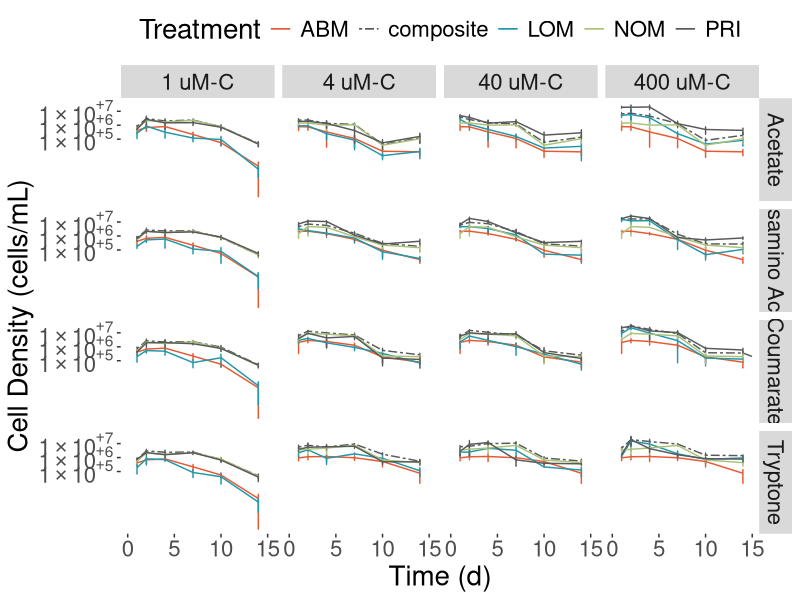
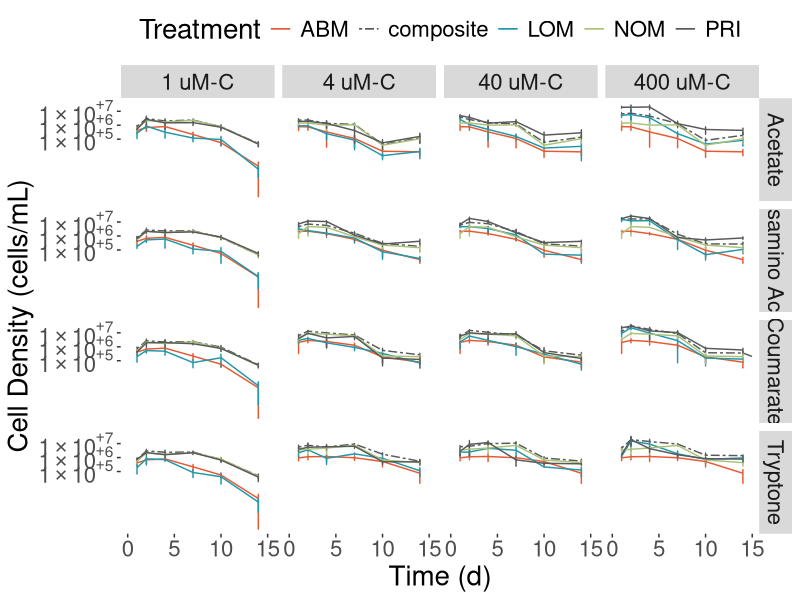

Generate these figures, in order, with R: (Note: this script raises an error after producing the figures.)
####load packages####
require(plyr)
require(ggplot2)
require(scales)
####load data####
E37 <-read.csv("101716_E37_twoweeks_master.csv")
head(E37)

####average cell densities and remove day 0###
E37b <- subset(E37, Day > 0)
E37c <- ddply(E37b, c("Day", "Concentration", "Carbon", "Treatment"), summarise, countm=mean(Count), countsd=sd(Count))
head(E37c)

###make y axis read 1x10^x#####
fancy_scientific <- function(l) {
  # turn in to character string in scientific notation
  l <- format(l, scientific = TRUE)
  # quote the part before the exponent to keep all the digits
  l <- gsub("^(.*)e", "'\\1'e", l)
  # turn the 'e+' into plotmath format
  l <- gsub("e+", "%*%10^", l)
  l <- gsub("0e\\00","0",l)
  # return this as an expression
  parse(text=l)
}

####Plot with all treatments####
E37c <- ggplot(E37c, aes(Day, countm, colour=Treatment, linetype=Treatment, ymin=countm-countsd, ymax=countm+countsd)) +
  geom_errorbar(width=0.1) +
  geom_line(stat="identity") +
  ylab('Cell Density (cells/mL)') +
  xlab('Time (d)') +
  scale_colour_manual(values=c("#E65933", "#58595B", "#2197A9", "#ABC178", "#58595B")) +
  scale_linetype_manual(values=c("solid", "twodash", "solid", "solid", "solid")) +
  scale_y_log10(breaks=c(1e5, 1e6, 1e7), labels=fancy_scientific) +
  scale_x_continuous(limits = c(0,15)) +
  theme(panel.grid.major = element_line(colour = "white"),
        panel.grid.minor = element_blank(),
        panel.background = element_rect(fill = "white"),
        legend.key = element_rect(fill = "white"),
        text=element_text(size=20),
        legend.position="top",legend.direction="horizontal") +
  facet_grid(Carbon~Concentration)
ggsave("101717_E37_priming_log.png", width=9, height=9, dpi=300)
print(E37c)

###figure for manuscript###
###subset for PRI and composite###
E37co <- subset(E37c, Treatment == "PRI" | Treatment == "composite")
###make plot####
E37co <- ggplot(E37co, aes(Day, countm, colour=Treatment, linetype=Treatment, ymin=countm-countsd, ymax=countm+countsd)) +
  geom_errorbar(width=0.1) +
  geom_line(stat="identity") +
  ylab('Cell Density (cells/mL)') +
  xlab('Time (d)') +
  scale_colour_manual(values=c("#58595B", "#58595B")) +
  scale_linetype_manual(values=c("twodash", "solid")) +
  scale_y_log10(breaks=c(1e5, 1e6, 1e7), labels=fancy_scientific) +
  scale_x_continuous(limits=c(0,15)) +
  theme(panel.grid.major = element_line(colour = "white"),
        panel.grid.minor = element_blank(),
        panel.background = element_rect(fill = "white"),
        legend.key = element_rect(fill = "white"),
        text=element_text(size=20),
        legend.position="top",legend.direction="horizontal") +
  facet_grid(Carbon~Concentration)
ggsave("110317_E37present.tiff", width=9, height=9)
print(E37co)

